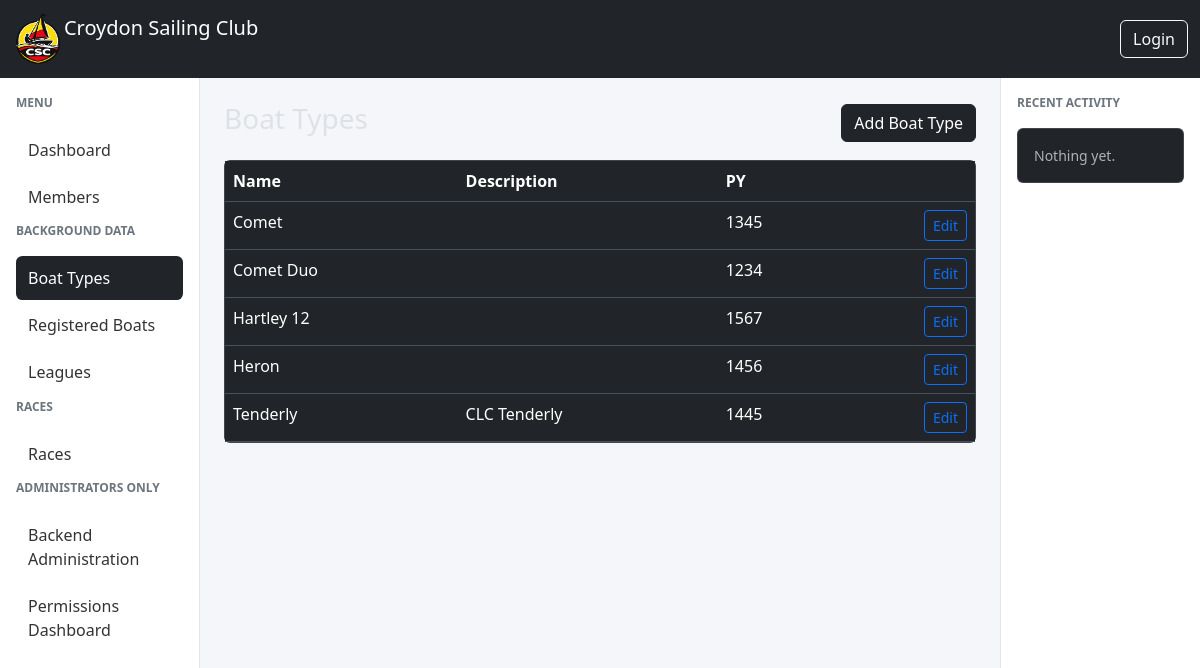
The app's page /races/boat-types/, older data.
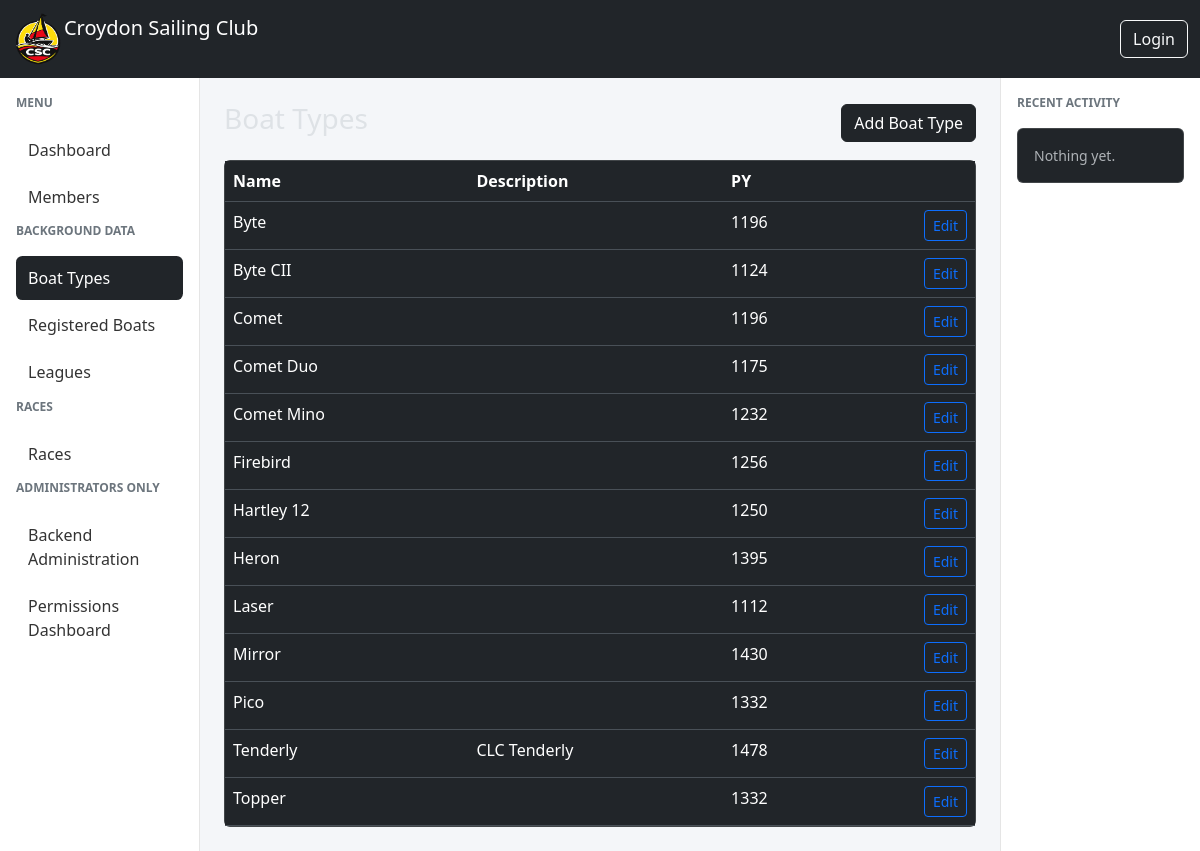
The same page, newer data.
### races/models.py (models this page shows, shortened)
class BoatType(models.Model):
    name = models.CharField(max_length=100)
    description = models.CharField(max_length=255, blank=True)
    py = models.IntegerField(
        "Portsmouth Yardstick",
        validators=[
            MinValueValidator(1000),
            MaxValueValidator(2000),
        ],
    )

### races/views.py (the view)
# urls.py: path("boat-types/", BoatTypeListView.as_view(), name="boattype-list"),
class BoatTypeListView(ListView):
    model = BoatType
    template_name = "races/boattype_list.html"
    context_object_name = "boats"
    ordering = ["name"]

### races/templates/races/boattype_list.html (shortened to what this page needs)
{% extends "base.html" %}
{% block content %}
<div class="d-flex justify-content-between align-items-center mb-3">
    <h3>Boat Types</h3>
    <a href="{% url 'boattype-add' %}" class="btn btn-dark">
        Add Boat Type
    </a>
</div>
<div class="card">
    <div class="table-responsive">
        <table class="table table-hover mb-0">
            <thead>
                <tr>
                    <th>Name</th>
                    <th>Description</th>
                    <th>PY</th>
                    <th></th>
                </tr>
            </thead>
            <tbody>
                {% for boat in boats %}
                <tr>
                    <td>{{ boat.name }}</td>
                    <td>{{ boat.description }}</td>
                    <td>{{ boat.py }}</td>
                    <td class="text-end">
                        <a href="{% url 'boattype-edit' boat.pk %}"
                           class="btn btn-sm btn-outline-primary">
                            Edit
                        </a>
                    </td>
                </tr>
                {% empty %}
                <tr>
                    <td colspan="4" class="text-center text-muted">
                        No boat types yet.
                    </td>
                </tr>
                {% endfor %}
            </tbody>
        </table>
    </div>
</div>
{% endblock %}

### csc_manager/templates/base.html (shortened to what this page needs)
{% load bootstrap5 %}
{% load static %}
<!DOCTYPE html>
<html lang="en" data-bs-theme="dark">
<head>
    {% bootstrap_css %}
</head>
<body>
<nav class="navbar navbar-expand-lg navbar-dark bg-dark">
    <div class="container-fluid">
        <a class="navbar-brand d-flex align-items-centre" href="/">
            <img src="{% static 'img/csc_logo_cropped.png' %}" class="logo"> Croydon Sailing Club
        </a>
        <div class="ms-auto">
            {% if user.is_authenticated %}
            <div class="dropdown">
                <a class="btn btn-outline-light dropdown-toggle"
                   data-bs-toggle="dropdown">
                    {{ user.get_short_name|default:user.email }}
                </a>
                <ul class="dropdown-menu dropdown-menu-end">
                    <li>
                        <a class="dropdown-item" href="#">Profile</a>
                    </li>
                    <li><hr class="dropdown-divider"></li>
                    <li>
                        <form method="post" action="{% url 'logout' %}">
                            {% csrf_token %}
                            <button class="dropdown-item">Logout</button>
                        </form>
                    </li>
                </ul>
            </div>
            {% else %}
                <a class="btn btn-outline-light" href="{% url 'login' %}">
                    Login
                </a>
            {% endif %}
        </div>
    </div>
</nav>
<div class="container-fluid">
    <div class="row">
        <div class="col-lg-2 d-none d-lg-block sidebar p-3">
            {% include "components/sidebar_menu.html" %}
        </div>
        <main class="col-lg-8 col-12 p-4">
            {% block content %}{% endblock %}
        </main>
        <div class="col-lg-2 d-none d-lg-block activity-panel p-3">
            <div class="sidebar-title">Recent Activity</div>
            {% block rightpanel %}
            <div class="card">
                <div class="card-body small text-muted">
                    Nothing yet.
                </div>
            </div>
            {% endblock %}
        </div>
    </div>
</div>
</body>
</html>

### csc_manager/templates/components/sidebar_menu.html
<div class="sidebar-title">Menu</div>
<a class="menu-link {% if request.resolver_match.url_name == 'index' %}active{% endif %}"
   href="{% url 'index' %}">
    Dashboard
</a>
<a class="menu-link {% if request.resolver_match.url_name == 'member-list' %}active{% endif %}"
   href="{% url 'member-list' %}">
    Members
</a>
<div class="sidebar-title">BACKGROUND DATA</div>
<a class="menu-link {% if request.resolver_match.url_name == 'boattype-list' %}active{% endif %}"
   href="{% url 'boattype-list' %}">
    Boat Types
</a>
<a class="menu-link {% if request.resolver_match.url_name == 'registered-boats-list' %}active{% endif %}"
   href="{% url 'registered-boats-list' %}">
    Registered Boats
</a>
<a class="menu-link {% if request.resolver_match.url_name == 'leagues-list' %}active{% endif %}"
   href="{% url 'leagues-list' %}">
    Leagues
</a>
<div class="sidebar-title">RACES</div>
<a class="menu-link {% if request.resolver_match.url_name == 'races-list' %}active{% endif %}"
   href="{% url 'races-list' %}">
    Races
</a>
<div class="sidebar-title">ADMINISTRATORS ONLY</div>
<a class="menu-link {% if request.resolver_match.url_name == 'admin' %}active{% endif %}"
   href="/admin">
    Backend Administration
</a>
<a class="menu-link {% if request.resolver_match.url_name == 'permission-dashboard' %}active{% endif %}"
   href="{% url 'permission-dashboard' %}">
    Permissions Dashboard
</a>

### csc_manager/templates/base.html (style rules this page uses)
body { background-color: #f4f6f9; }
.logo { height: 52px; width: auto; max-width: none; display: block; }
.sidebar { min-height: calc(100vh - 56px); border-right: 1px solid #e5e5e5; background: white; }
.sidebar-title { font-size: 0.75rem; font-weight: 600; text-transform: uppercase; color: #6c757d; margin-bottom: 1rem; }
.menu-link { display: block; padding: 0.6rem 0.75rem; margin-bottom: 0.25rem; border-radius: 0.4rem; color: #333; text-decoration: none; font-weight: 500; }
.menu-link.active { background-color: #212529; color: white; }
.activity-panel { background: white; border-left: 1px solid #e5e5e5; min-height: calc(100vh - 56px); }
.activity-panel .card { margin-bottom: 0.75rem; }
.navbar-brand { flex: 0 0 auto; max-width: none; }
.navbar-brand img { max-width: none !important; }
.navbar > .container-fluid { flex-wrap: nowrap; }

Row changes from the older to the newer data that the page shows:
added BoatType: name "Byte", py "1196"
added BoatType: name "Byte CII", py "1124"
changed BoatType "Comet": py "1345" → "1196"
changed BoatType "Comet Duo": py "1234" → "1175"
added BoatType: name "Comet Mino", py "1232"
added BoatType: name "Firebird", py "1256"
changed BoatType "Hartley 12": py "1567" → "1250"
changed BoatType "Heron": py "1456" → "1395"
added BoatType: name "Laser", py "1112"
added BoatType: name "Mirror", py "1430"
added BoatType: name "Pico", py "1332"
changed BoatType "Tenderly": py "1445" → "1478"
added BoatType: name "Topper", py "1332"
